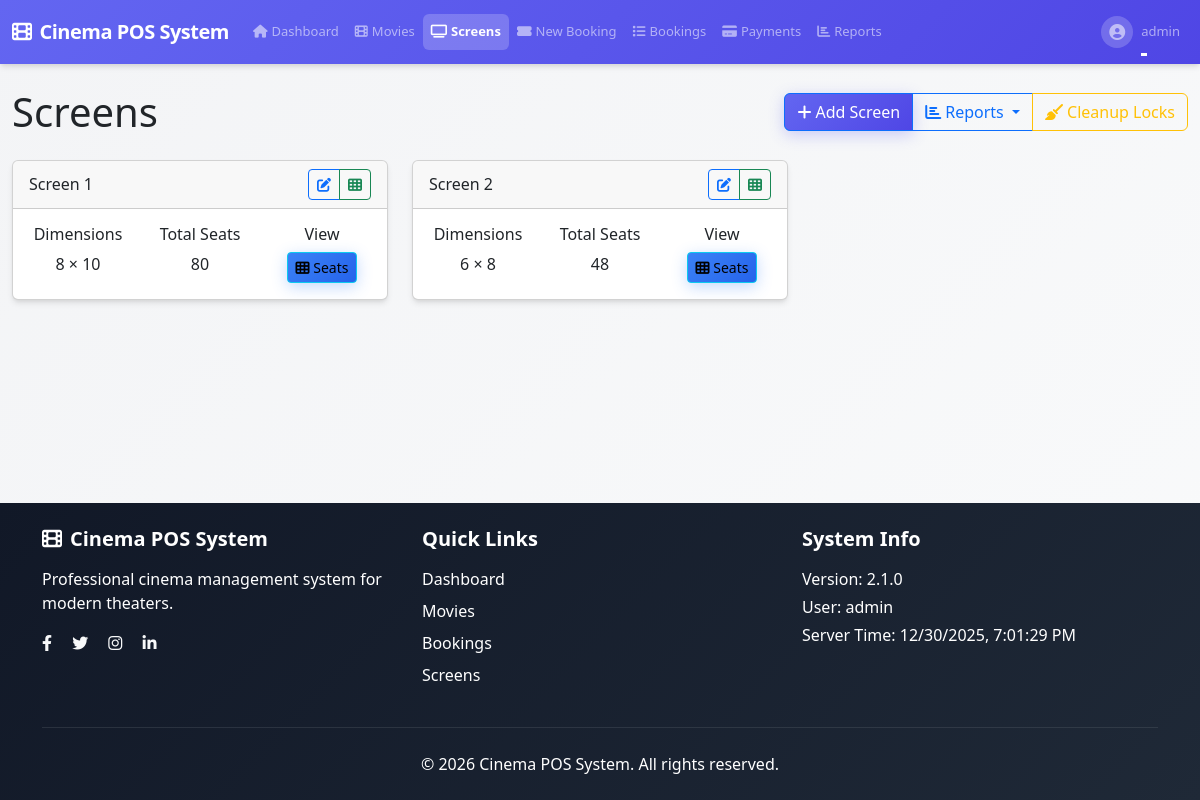
/screens/ (signed in), run on the app's committed database.
### app/auth/models.py (models this page shows, shortened)
class User(UserMixin, db.Model):
    id = db.Column(db.Integer, primary_key=True)
    username = db.Column(db.String(64), index=True, unique=True, nullable=False,
                       comment="Unique username for login")
    email = db.Column(db.String(120), index=True, unique=True, nullable=False,
                      comment="Unique email address")
    password_hash = db.Column(db.String(128), nullable=False,
                            comment="Hashed password")
    role = db.Column(db.Enum('admin', 'cashier', name='user_roles'), default='cashier', nullable=False,
                    comment="Primary user role for permissions (for shared accounts, this is the default role)")
    assigned_roles = db.Column(db.Text, nullable=True,
                             comment="JSON array of assigned roles for shared accounts (e.g., ['admin', 'cashier'])")
    is_shared_account = db.Column(db.Boolean, default=False, nullable=False,
                                comment="Whether this is a shared account that can be used by multiple roles")
    last_login = db.Column(db.DateTime, default=None,
                         comment="Timestamp of last login")
    is_active = db.Column(db.Boolean, default=True, nullable=False,
                        comment="Whether user account is active")
    created_at = db.Column(db.DateTime, default=datetime.utcnow, nullable=False,
                          comment="Account creation timestamp")
    created_by = db.Column(db.Integer, db.ForeignKey('user.id'), default=None,
                         comment="ID of user who created this account")
    updated_at = db.Column(db.DateTime, default=datetime.utcnow, onupdate=datetime.utcnow,
                          comment="Last update timestamp")
    updated_by = db.Column(db.Integer, db.ForeignKey('user.id'), default=None,
                         comment="ID of user who last updated this account")
    bookings = db.relationship('Booking', backref='user', lazy=True)
    __table_args__ = (
        db.CheckConstraint('length(username) >= 3', name='check_username_length'),
        db.CheckConstraint('length(email) >= 5', name='check_email_length'),
        db.CheckConstraint("role IN ('admin', 'cashier')", name='check_role_values'),
        db.Index('idx_user_email_active', 'email', 'is_active'),
        db.Index('idx_user_username_active', 'username', 'is_active'),
    )
    def is_admin(self):
        from flask import session
        current_role = session.get('current_role')
        if current_role:
            return current_role == 'admin'
        return self.role == 'admin'

### app/screens/models.py (models this page shows, shortened)
class Screen(db.Model):
    id = db.Column(db.Integer, primary_key=True)
    name = db.Column(db.String(50), nullable=False)
    total_rows = db.Column(db.Integer, nullable=False)
    total_columns = db.Column(db.Integer, nullable=False)
    seats = db.relationship('Seat', backref='screen', lazy=True)
    shows = db.relationship('Show', backref='screen', lazy=True)

### app/screens/routes.py (the view)
@bp.route('/')
@login_required
def index():
    screens = Screen.query.all()
    return render_template('screens/index.html', title='Screens', screens=screens)

### app/__init__.py (called while the page is built)
@login_manager.user_loader
def load_user(user_id):
    from app.auth.models import User
    return User.query.get(int(user_id))

### templates/screens/index.html (shortened to what this page needs)
{% extends "base.html" %} {% block content %}
<div class="row">
  <div class="col-12">
    <div class="d-flex justify-content-between align-items-center mb-4">
      <h1 class="mb-0">Screens</h1>
      <div class="btn-group">
        {% if current_user.is_admin() %}
        <a href="{{ url_for('screens.add') }}" class="btn btn-primary">
          <i class="fas fa-plus me-1"></i>Add Screen
        </a>
        {% endif %}
        <div class="btn-group" role="group">
          <button type="button" class="btn btn-outline-primary dropdown-toggle" data-bs-toggle="dropdown">
            <i class="fas fa-chart-bar me-1"></i>Reports
          </button>
        </div>
        {% if current_user.is_admin() %}
        <a href="{{ url_for('screens.cleanup_expired_locks_route') }}" class="btn btn-outline-warning" onclick="return confirm('Are you sure you want to clean up expired seat locks?')">
          <i class="fas fa-broom me-1"></i>Cleanup Locks
        </a>
        {% endif %}
      </div>
    </div>
    {% if screens %}
    <div class="row">
      {% for screen in screens %}
      <div class="col-md-4 mb-4">
        <div class="card">
          <div
            class="card-header d-flex justify-content-between align-items-center"
          >
            <h6 class="mb-0">{{ screen.name }}</h6>
            {% if current_user.is_admin() %}
            <div class="btn-group btn-group-sm">
              <a
                href="{{ url_for('screens.edit', id=screen.id) }}"
                class="btn btn-sm btn-outline-primary"
              >
                <i class="fas fa-edit"></i>
              </a>
              <a
                href="{{ url_for('screens.manage_seats', screen_id=screen.id) }}"
                class="btn btn-sm btn-outline-success"
                title="Manage Seats"
              >
                <i class="fas fa-th"></i>
              </a>
            </div>
            {% endif %}
          </div>
          <div class="card-body">
            <div class="row text-center">
              <div class="col-4">
                <h6>Dimensions</h6>
                <p class="mb-0">
                  {{ screen.total_rows }} × {{ screen.total_columns }}
                </p>
              </div>
              <div class="col-4">
                <h6>Total Seats</h6>
                <p class="mb-0">
                  {{ screen.total_rows * screen.total_columns }}
                </p>
              </div>
              <div class="col-4">
                <h6>View</h6>
                <button
                  class="btn btn-sm btn-info seat-layout-btn"
                  data-rows="{{ screen.total_rows }}"
                  data-cols="{{ screen.total_columns }}"
                  data-name="{{ screen.name|e }}"
                >
                  <i class="fas fa-th"></i> Seats
                </button>
              </div>
            </div>
          </div>
        </div>
      </div>
      {% endfor %}
    </div>
    {% endif %}
  </div>
</div>
{% endblock %}

### templates/base.html (shortened to what this page needs)
<!DOCTYPE html>
<html lang="en">
<head>
    <link rel="stylesheet" href="{{ url_for('static', filename='css/style.css') }}">
    <link href="https://cdn.jsdelivr.net/npm/bootstrap@5.3.0/dist/css/bootstrap.min.css" rel="stylesheet">
    <link rel="stylesheet" href="https://cdnjs.cloudflare.com/ajax/libs/font-awesome/6.4.0/css/all.min.css">
    <link rel="stylesheet" href="https://cdnjs.cloudflare.com/ajax/libs/animate.css/4.1.1/animate.min.css">
</head>
<body>
    <header>
        <nav class="navbar navbar-expand-lg navbar-dark bg-gradient-primary">
            <div class="container-fluid">
                <a class="navbar-brand fw-bold" href="{{ url_for('index') }}">
                    <i class="fas fa-film me-2"></i>{{ app_name }}
                </a>
                <div class="collapse navbar-collapse" id="navbarNav">
                    {% if current_user.is_authenticated %}
                    <ul class="navbar-nav me-auto">
                        <li class="nav-item">
                            <a class="nav-link {% if request.endpoint == 'index' %}active{% endif %}" href="{{ url_for('index') }}">
                                <i class="fas fa-home me-1"></i>Dashboard
                            </a>
                        </li>
                        <li class="nav-item">
                            <a class="nav-link {% if request.endpoint and 'movies' in request.endpoint %}active{% endif %}" href="{{ url_for('movies.index') }}">
                                <i class="fas fa-film me-1"></i>Movies
                            </a>
                        </li>
                        <li class="nav-item">
                            <a class="nav-link {% if request.endpoint and 'screens' in request.endpoint %}active{% endif %}" href="{{ url_for('screens.index') }}">
                                <i class="fas fa-tv me-1"></i>Screens
                            </a>
                        </li>
                        <li class="nav-item">
                            <a class="nav-link {% if request.endpoint and 'bookings' in request.endpoint %}active{% endif %}" href="{{ url_for('bookings.new') }}">
                                <i class="fas fa-ticket-alt me-1"></i>New Booking
                            </a>
                        </li>
                        <li class="nav-item">
                            <a class="nav-link {% if request.endpoint and request.endpoint == 'bookings.index' %}active{% endif %}" href="{{ url_for('bookings.index') }}">
                                <i class="fas fa-list me-1"></i>Bookings
                            </a>
                        </li>
                        <li class="nav-item">
                            <a class="nav-link {% if request.endpoint and 'payments' in request.endpoint %}active{% endif %}" href="{{ url_for('payments.index') }}">
                                <i class="fas fa-credit-card me-1"></i>Payments
                            </a>
                        </li>
                        {% if current_user.role == 'admin' %}
                        <li class="nav-item">
                            <a class="nav-link {% if request.endpoint and 'reports' in request.endpoint %}active{% endif %}" href="{{ url_for('reports.index') }}">
                                <i class="fas fa-chart-bar me-1"></i>Reports
                            </a>
                        </li>
                        {% endif %}
                    </ul>
                    {% endif %}
                    <ul class="navbar-nav">
                        {% if current_user.is_authenticated %}
                        <li class="nav-item dropdown">
                            <a class="nav-link dropdown-toggle d-flex align-items-center" href="#" id="navbarDropdown" role="button" data-bs-toggle="dropdown">
                                <div class="user-avatar me-2">
                                    <i class="fas fa-user-circle"></i>
                                </div>
                                {{ current_user.username }}
                            </a>
                        </li>
                        {% else %}
                        <li class="nav-item">
                            <a class="nav-link" href="{{ url_for('auth.login') }}">Login</a>
                        </li>
                        {% endif %}
                    </ul>
                </div>
            </div>
        </nav>
    </header>
    <main class="container-fluid mt-4">
        {% block content %}{% endblock %}
    </main>
    {% include 'validation/feedback.html' %}
    <footer class="bg-dark text-light mt-5">
        <div class="container py-4">
            <div class="row">
                <div class="col-md-4 mb-4 mb-md-0">
                    <h5 class="mb-3"><i class="fas fa-film me-2"></i>{{ app_name }}</h5>
                    <p class="text-white">Professional cinema management system for modern theaters.</p>
                    <div class="social-links">
                        <a href="#" class="text-light me-3"><i class="fab fa-facebook-f"></i></a>
                        <a href="#" class="text-light me-3"><i class="fab fa-twitter"></i></a>
                        <a href="#" class="text-light me-3"><i class="fab fa-instagram"></i></a>
                        <a href="#" class="text-light"><i class="fab fa-linkedin-in"></i></a>
                    </div>
                </div>
                <div class="col-md-4 mb-4 mb-md-0">
                    <h5 class="mb-3">Quick Links</h5>
                    <ul class="list-unstyled">
                        <li class="mb-2"><a href="{{ url_for('index') }}" class="text-white text-decoration-none">Dashboard</a></li>
                        <li class="mb-2"><a href="{{ url_for('movies.index') }}" class="text-white text-decoration-none">Movies</a></li>
                        <li class="mb-2"><a href="{{ url_for('bookings.new') }}" class="text-white text-decoration-none">Bookings</a></li>
                        <li class="mb-2"><a href="{{ url_for('screens.index') }}" class="text-white text-decoration-none">Screens</a></li>
                    </ul>
                </div>
                <div class="col-md-4">
                    <h5 class="mb-3">System Info</h5>
                    <p class="text-white mb-1">Version: {{ version }}</p>
                    <p class="text-white mb-1">User: {% if current_user.is_authenticated %}{{ current_user.username }}{% else %}Guest{% endif %}</p>
                    <p class="text-white mb-0">Server Time: <span id="serverTime"></span></p>
                </div>
            </div>
            <hr class="border-secondary my-4">
            <div class="text-center">
                <p class="mb-0 text-white">&copy; 2026 {{ app_name }}. All rights reserved.</p>
            </div>
        </div>
    </footer>
</body>
</html>

### templates/base.html (style rules this page uses)
.navbar-nav .nav-link.active { background-color: rgba(255, 255, 255, 0.2); border-radius: 0.375rem; font-weight: 600; }

### data on the page
User: username "admin"
Screen: name "Screen 1", total_rows "8", total_columns "10", screen.total_rows*screen.total_columns "80"
Screen: name "Screen 2", total_rows "6", total_columns "8", screen.total_rows*screen.total_columns "48"

### other printed values
{{ app_name }} "Cinema POS System"
{{ version }} "2.1.0"
